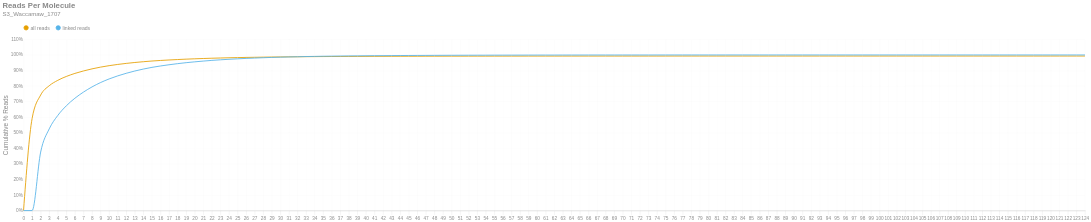

Here is the notebook cell this chart was saved with:
### Markdown cell above
### Reads per Molecule
This chart shows the cumulative distribution of the number of reads per linked molecule. That is, how many alignments are associated with a unique molecule. This excludes the number of reads associated with invalid or absent linked-read barcodes. The `linked` histogram is the percentages recalculated when disregarding singletons.

### Code cell
if SKIPLR:
    print_html(f"Skipped")
else:
    counts = np.bincount(valids['reads'].cast(pl.Int64).to_numpy())
    weighted = counts * np.arange(len(counts))
    all_perc = weighted / n_reads
    linked_perc = weighted / n_linked_reads
    linked_perc[1] = 0
    binned_df = pl.DataFrame({
        'readsper': list(range(len(counts))),
        'all reads (cumsum)': np.cumsum(all_perc).tolist(),
        'linked reads (cumsum)': np.cumsum(linked_perc).tolist(),
    })

    with SafeRender(binned_df):
        (
            density_plot(binned_df, 'Reads Per Molecule', samplename, 'readspmol')
            .encode(
                x=alt.X('readsper:O', title=None).axis(labelAngle=0).scale(padding=0),
                y=alt.Y('value:Q', title='Cumulative % Reads').axis(format='%').stack(False),
                color=alt.Color("key:N").scale(domain=["all reads", "linked reads"]),
                tooltip=[
                    alt.Tooltip("key:N", title="Data Type"),
                    alt.Tooltip("readsper:O", title="Reads Per Molecule"),
                    alt.Tooltip("value:Q", format=".2%", title="% Reads (Cum.)")
                ]            
            )
        ).display()

### Figure 1 — Vega-Lite specification as saved in the notebook (floating-point values rounded to 4 significant figures)
{"width": "container", "height": 400, "config": {"title": {"anchor": "start", "dy": -15, "fontSize": 18, "color": "#888888", "subtitleColor": "#888888", "subtitleFontSize": 14}, "arc": {"fill": "#0072B2"}, "axis": {"domainColor": "#888888", "domainWidth": 0.5, "gridWidth": 0.2, "grid": false, "titleFontWeight": 400, "titleFontSize": 15, "labelFontSize": 11, "labelColor": "#888888", "tickColor": "#888888", "tickWidth": 0.2, "titleColor": "#888888"}, "axisBand": {"grid": false}, "axisX": {"grid": true, "tickSize": 10, "domainCap": "round"}, "axisY": {"domain": false, "grid": true, "tickSize": 0, "domainCap": "round"}, "background": "transparent", "header": {"labelFontSize": 15, "labelColor": "#888888", "titleFontSize": 15, "titleFontWeight": 600, "titleColor": "#888888"}, "legend": {"labelFont": "sans-serif", "labelFontSize": 12, "labelColor": "#888888", "symbolSize": 100, "symbolType": "circle", "titleFontSize": 12, "titlePadding": 10, "titleColor": "#888888", "title": null, "orient": "top"}, "range": {"category": ["#E69F00", "#56B4E9", "#009E73", "#F0E442", "#0072B2", "#D55E00", "#CC79A7", "#000000"], "diverging": ["#cfe8f3", "#a2d4ec", "#73bfe2", "#46abdb", "#1696d2", "#12719e"]}, "area": {"fill": "#0072B2", "fillOpacity": 0.7, "line": true, "strokeOpacity": 0.7}, "line": {"color": "#0072B2", "stroke": "#0072B2", "strokeWidth": 2}, "trail": {"color": "#0072B2", "stroke": "#0072B2", "strokeWidth": 0, "size": 1}, "point": {"filled": true, "fillOpacity": 1.0, "size": 95}, "text": {"color": "#888888", "fontSize": 11, "align": "right", "fontWeight": 400, "size": 11}, "bar": {"fill": "#0072B2", "stroke": null}, "view": {"stroke": null, "continuousWidth": 660, "continuousHeight": 400}}, "data": {"name": "data-360a93cfa3beb8de7270c7ddd7a18253"}, "mark": {"type": "line", "interpolate": "monotone", "point": {"opacity": 0, "size": 275}}, "encoding": {"color": {"field": "key", "scale": {"domain": ["all reads", "linked reads"]}, "type": "nominal"}, "tooltip": [{"field": "key", "title": "Data Type", "type": "nominal"}, {"field": "readsper", "title": "Reads Per Molecule", "type": "ordinal"}, {"field": "value", "format": ".2%", "title": "% Reads (Cum.)", "type": "quantitative"}], "x": {"axis": {"labelAngle": 0}, "field": "readsper", "scale": {"padding": 0}, "title": null, "type": "ordinal"}, "y": {"axis": {"format": "%"}, "field": "value", "stack": false, "title": "Cumulative % Reads", "type": "quantitative"}}, "params": [{"name": "param_c36ac31b6afebe62", "select": {"type": "point", "fields": ["key"]}, "bind": "legend"}], "title": {"text": "Reads Per Molecule", "subtitle": "S3_Waccamaw_1707"}, "transform": [{"fold": ["all reads (cumsum)", "linked reads (cumsum)"]}, {"calculate": "replace(datum.key, ' (cumsum)', '')", "as": "key"}, {"filter": {"param": "param_c36ac31b6afebe62"}}], "usermeta": {"embedOptions": {"downloadFileName": "S3_Waccamaw_1707.readspmol"}}, "$schema": "https://vega.github.io/schema/vega-lite/v6.1.0.json", "datasets": {"data-360a93cfa3beb8de7270c7ddd7a18253": [{"readsper": 0, "all reads (cumsum)": 0.0, "linked reads (cumsum)": 0.0}, {"readsper": 1, "all reads (cumsum)": 0.5914, "linked reads (cumsum)": 0.0}, {"readsper": 2, "all reads (cumsum)": 0.7424, "linked reads (cumsum)": 0.3761}, {"readsper": 3, "all reads (cumsum)": 0.8022, "linked reads (cumsum)": 0.5249}, {"readsper": 4, "all reads (cumsum)": 0.8368, "linked reads (cumsum)": 0.6111}, {"readsper": 5, "all reads (cumsum)": 0.8618, "linked reads (cumsum)": 0.6733}, {"readsper": 6, "all reads (cumsum)": 0.8813, "linked reads (cumsum)": 0.7218}, {"readsper": 7, "all reads (cumsum)": 0.8971, "linked reads (cumsum)": 0.7612}, {"readsper": 8, "all reads (cumsum)": 0.9105, "linked reads (cumsum)": 0.7945}, {"readsper": 9, "all reads (cumsum)": 0.9217, "linked reads (cumsum)": 0.8226}, {"readsper": 10, "all reads (cumsum)": 0.9311, "linked reads (cumsum)": 0.8458}, {"readsper": 11, "all reads (cumsum)": 0.9389, "linked reads (cumsum)": 0.8654}, {"readsper": 12, "all reads (cumsum)": 0.9456, "linked reads (cumsum)": 0.8821}, {"readsper": 13, "all reads (cumsum)": 0.9515, "linked reads (cumsum)": 0.8967}, {"readsper": 14, "all reads (cumsum)": 0.9565, "linked reads (cumsum)": 0.9093}, {"readsper": 15, "all reads (cumsum)": 0.9609, "linked reads (cumsum)": 0.9202}, {"readsper": 16, "all reads (cumsum)": 0.9645, "linked reads (cumsum)": 0.9291}, {"readsper": 17, "all reads (cumsum)": 0.9676, "linked reads (cumsum)": 0.9369}, {"readsper": 18, "all reads (cumsum)": 0.9705, "linked reads (cumsum)": 0.944}, {"readsper": 19, "all reads (cumsum)": 0.973, "linked reads (cumsum)": 0.9502}, {"readsper": 20, "all reads (cumsum)": 0.9752, "linked reads (cumsum)": 0.9557}, {"readsper": 21, "all reads (cumsum)": 0.9771, "linked reads (cumsum)": 0.9605}, {"readsper": 22, "all reads (cumsum)": 0.9789, "linked reads (cumsum)": 0.9651}, {"readsper": 23, "all reads (cumsum)": 0.9804, "linked reads (cumsum)": 0.9687}, {"readsper": 24, "all reads (cumsum)": 0.9818, "linked reads (cumsum)": 0.9721}, {"readsper": 25, "all reads (cumsum)": 0.9829, "linked reads (cumsum)": 0.9749}, {"readsper": 26, "all reads (cumsum)": 0.9841, "linked reads (cumsum)": 0.9778}, {"readsper": 27, "all reads (cumsum)": 0.9849, "linked reads (cumsum)": 0.9799}, {"readsper": 28, "all reads (cumsum)": 0.9858, "linked reads (cumsum)": 0.9821}, {"readsper": 29, "all reads (cumsum)": 0.9866, "linked reads (cumsum)": 0.9841}, {"readsper": 30, "all reads (cumsum)": 0.9872, "linked reads (cumsum)": 0.9857}, {"readsper": 31, "all reads (cumsum)": 0.9878, "linked reads (cumsum)": 0.9871}, {"readsper": 32, "all reads (cumsum)": 0.9883, "linked reads (cumsum)": 0.9883}, {"readsper": 33, "all reads (cumsum)": 0.9888, "linked reads (cumsum)": 0.9897}, {"readsper": 34, "all reads (cumsum)": 0.9892, "linked reads (cumsum)": 0.9906}, {"readsper": 35, "all reads (cumsum)": 0.9896, "linked reads (cumsum)": 0.9916}, {"readsper": 36, "all reads (cumsum)": 0.9899, "linked reads (cumsum)": 0.9924}, {"readsper": 37, "all reads (cumsum)": 0.9902, "linked reads (cumsum)": 0.993}, {"readsper": 38, "all reads (cumsum)": 0.9904, "linked reads (cumsum)": 0.9937}, {"readsper": 39, "all reads (cumsum)": 0.9906, "linked reads (cumsum)": 0.9941}, {"readsper": 40, "all reads (cumsum)": 0.9908, "linked reads (cumsum)": 0.9947}, {"readsper": 41, "all reads (cumsum)": 0.991, "linked reads (cumsum)": 0.9952}, {"readsper": 42, "all reads (cumsum)": 0.9911, "linked reads (cumsum)": 0.9955}, {"readsper": 43, "all reads (cumsum)": 0.9913, "linked reads (cumsum)": 0.9958}, {"readsper": 44, "all reads (cumsum)": 0.9915, "linked reads (cumsum)": 0.9963}, {"readsper": 45, "all reads (cumsum)": 0.9916, "linked reads (cumsum)": 0.9965}, {"readsper": 46, "all reads (cumsum)": 0.9917, "linked reads (cumsum)": 0.9968}, {"readsper": 47, "all reads (cumsum)": 0.9918, "linked reads (cumsum)": 0.9971}, {"readsper": 48, "all reads (cumsum)": 0.9919, "linked reads (cumsum)": 0.9974}, {"readsper": 49, "all reads (cumsum)": 0.992, "linked reads (cumsum)": 0.9977}, {"readsper": 50, "all reads (cumsum)": 0.9921, "linked reads (cumsum)": 0.9979}, {"readsper": 51, "all reads (cumsum)": 0.9922, "linked reads (cumsum)": 0.998}, {"readsper": 52, "all reads (cumsum)": 0.9923, "linked reads (cumsum)": 0.9983}, {"readsper": 53, "all reads (cumsum)": 0.9923, "linked reads (cumsum)": 0.9983}, {"readsper": 54, "all reads (cumsum)": 0.9924, "linked reads (cumsum)": 0.9985}, {"readsper": 55, "all reads (cumsum)": 0.9924, "linked reads (cumsum)": 0.9987}, {"readsper": 56, "all reads (cumsum)": 0.9924, "linked reads (cumsum)": 0.9987}, {"readsper": 57, "all reads (cumsum)": 0.9925, "linked reads (cumsum)": 0.9988}, {"readsper": 58, "all reads (cumsum)": 0.9926, "linked reads (cumsum)": 0.999}, {"readsper": 59, "all reads (cumsum)": 0.9926, "linked reads (cumsum)": 0.9991}, {"readsper": 60, "all reads (cumsum)": 0.9926, "linked reads (cumsum)": 0.9992}, {"readsper": 61, "all reads (cumsum)": 0.9927, "linked reads (cumsum)": 0.9993}, {"readsper": 62, "all reads (cumsum)": 0.9927, "linked reads (cumsum)": 0.9993}, {"readsper": 63, "all reads (cumsum)": 0.9927, "linked reads (cumsum)": 0.9994}, {"readsper": 64, "all reads (cumsum)": 0.9927, "linked reads (cumsum)": 0.9994}, {"readsper": 65, "all reads (cumsum)": 0.9928, "linked reads (cumsum)": 0.9995}, {"readsper": 66, "all reads (cumsum)": 0.9928, "linked reads (cumsum)": 0.9995}, {"readsper": 67, "all reads (cumsum)": 0.9928, "linked reads (cumsum)": 0.9996}, {"readsper": 68, "all reads (cumsum)": 0.9928, "linked reads (cumsum)": 0.9996}, {"readsper": 69, "all reads (cumsum)": 0.9928, "linked reads (cumsum)": 0.9996}, {"readsper": 70, "all reads (cumsum)": 0.9928, "linked reads (cumsum)": 0.9996}, {"readsper": 71, "all reads (cumsum)": 0.9928, "linked reads (cumsum)": 0.9996}, {"readsper": 72, "all reads (cumsum)": 0.9928, "linked reads (cumsum)": 0.9997}, {"readsper": 73, "all reads (cumsum)": 0.9928, "linked reads (cumsum)": 0.9997}, {"readsper": 74, "all reads (cumsum)": 0.9929, "linked reads (cumsum)": 0.9998}, {"readsper": 75, "all reads (cumsum)": 0.9929, "linked reads (cumsum)": 0.9998}, {"readsper": 76, "all reads (cumsum)": 0.9929, "linked reads (cumsum)": 0.9998}, {"readsper": 77, "all reads (cumsum)": 0.9929, "linked reads (cumsum)": 0.9998}, {"readsper": 78, "all reads (cumsum)": 0.9929, "linked reads (cumsum)": 0.9998}, {"readsper": 79, "all reads (cumsum)": 0.9929, "linked reads (cumsum)": 0.9999}, {"readsper": 80, "all reads (cumsum)": 0.9929, "linked reads (cumsum)": 0.9999}, {"readsper": 81, "all reads (cumsum)": 0.9929, "linked reads (cumsum)": 0.9999}, {"readsper": 82, "all reads (cumsum)": 0.9929, "linked reads (cumsum)": 0.9999}, {"readsper": 83, "all reads (cumsum)": 0.9929, "linked reads (cumsum)": 0.9999}, {"readsper": 84, "all reads (cumsum)": 0.9929, "linked reads (cumsum)": 1.0}, {"readsper": 85, "all reads (cumsum)": 0.9929, "linked reads (cumsum)": 1.0}, {"readsper": 86, "all reads (cumsum)": 0.9929, "linked reads (cumsum)": 1.0}, {"readsper": 87, "all reads (cumsum)": 0.9929, "linked reads (cumsum)": 1.0}, {"readsper": 88, "all reads (cumsum)": 0.9929, "linked reads (cumsum)": 1.0}, {"readsper": 89, "all reads (cumsum)": 0.9929, "linked reads (cumsum)": 1.0}, {"readsper": 90, "all reads (cumsum)": 0.9929, "linked reads (cumsum)": 1.0}, {"readsper": 91, "all reads (cumsum)": 0.9929, "linked reads (cumsum)": 1.0}, {"readsper": 92, "all reads (cumsum)": 0.9929, "linked reads (cumsum)": 1.0}, {"readsper": 93, "all reads (cumsum)": 0.9929, "linked reads (cumsum)": 1.0}, {"readsper": 94, "all reads (cumsum)": 0.9929, "linked reads (cumsum)": 1.0}, {"readsper": 95, "all reads (cumsum)": 0.9929, "linked reads (cumsum)": 1.0}, {"readsper": 96, "all reads (cumsum)": 0.9929, "linked reads (cumsum)": 1.0}, {"readsper": 97, "all reads (cumsum)": 0.9929, "linked reads (cumsum)": 1.0}, {"readsper": 98, "all reads (cumsum)": 0.9929, "linked reads (cumsum)": 1.0}, {"readsper": 99, "all reads (cumsum)": 0.9929, "linked reads (cumsum)": 1.0}, {"readsper": 100, "all reads (cumsum)": 0.9929, "linked reads (cumsum)": 1.0}, {"readsper": 101, "all reads (cumsum)": 0.9929, "linked reads (cumsum)": 1.0}, {"readsper": 102, "all reads (cumsum)": 0.9929, "linked reads (cumsum)": 1.0}, {"readsper": 103, "all reads (cumsum)": 0.9929, "linked reads (cumsum)": 1.0}, {"readsper": 104, "all reads (cumsum)": 0.9929, "linked reads (cumsum)": 1.0}, {"readsper": 105, "all reads (cumsum)": 0.9929, "linked reads (cumsum)": 1.0}, {"readsper": 106, "all reads (cumsum)": 0.9929, "linked reads (cumsum)": 1.0}, {"readsper": 107, "all reads (cumsum)": 0.9929, "linked reads (cumsum)": 1.0}, {"readsper": 108, "all reads (cumsum)": 0.9929, "linked reads (cumsum)": 1.0}, {"readsper": 109, "all reads (cumsum)": 0.9929, "linked reads (cumsum)": 1.0}, {"readsper": 110, "all reads (cumsum)": 0.9929, "linked reads (cumsum)": 1.0}, {"readsper": 111, "all reads (cumsum)": 0.9929, "linked reads (cumsum)": 1.0}, {"readsper": 112, "all reads (cumsum)": 0.9929, "linked reads (cumsum)": 1.0}, {"readsper": 113, "all reads (cumsum)": 0.9929, "linked reads (cumsum)": 1.0}, {"readsper": 114, "all reads (cumsum)": 0.9929, "linked reads (cumsum)": 1.0}, {"readsper": 115, "all reads (cumsum)": 0.9929, "linked reads (cumsum)": 1.0}, {"readsper": 116, "all reads (cumsum)": 0.9929, "linked reads (cumsum)": 1.0}, {"readsper": 117, "all reads (cumsum)": 0.9929, "linked reads (cumsum)": 1.0}, {"readsper": 118, "all reads (cumsum)": 0.9929, "linked reads (cumsum)": 1.0}, {"readsper": 119, "all reads (cumsum)": 0.9929, "linked reads (cumsum)": 1.0}, {"readsper": 120, "all reads (cumsum)": 0.9929, "linked reads (cumsum)": 1.0}, {"readsper": 121, "all reads (cumsum)": 0.9929, "linked reads (cumsum)": 1.0}, {"readsper": 122, "all reads (cumsum)": 0.9929, "linked reads (cumsum)": 1.0}, {"readsper": 123, "all reads (cumsum)": 0.9929, "linked reads (cumsum)": 1.0}, {"readsper": 124, "all reads (cumsum)": 0.993, "linked reads (cumsum)": 1.0}]}}
